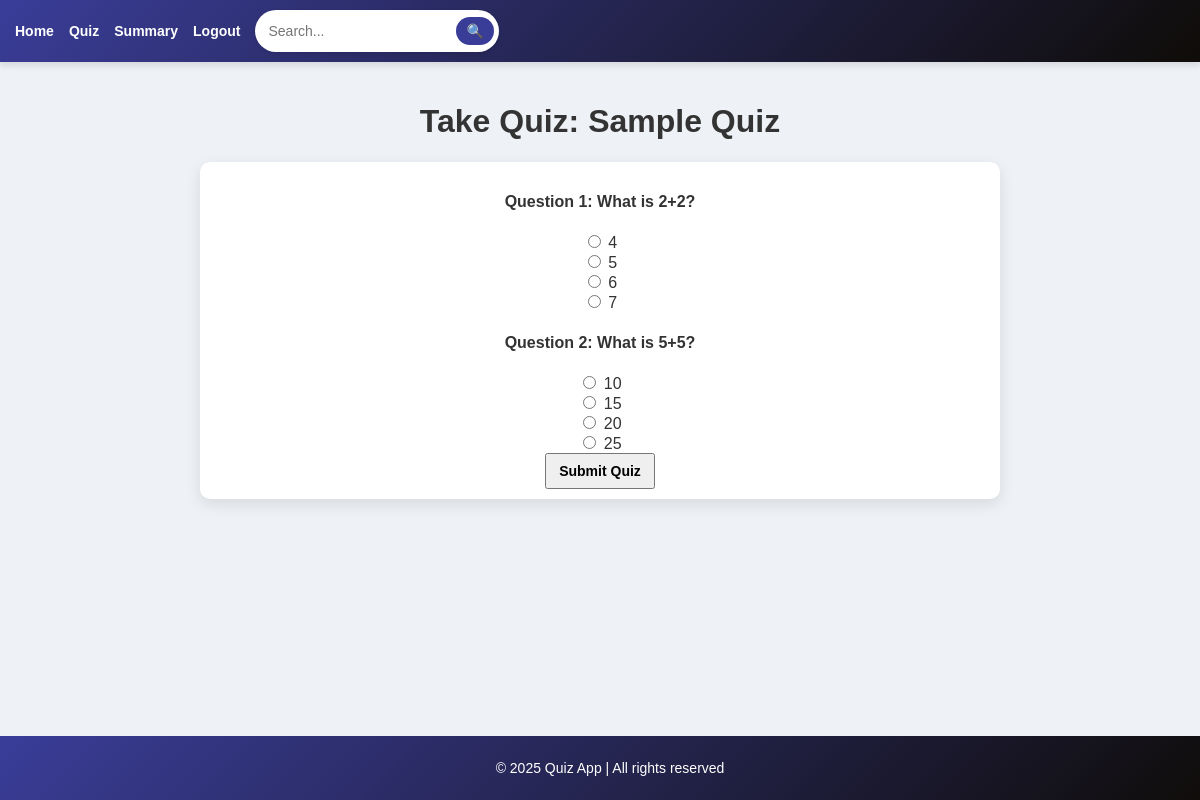
Page /take_quiz/1 on the earlier database version.
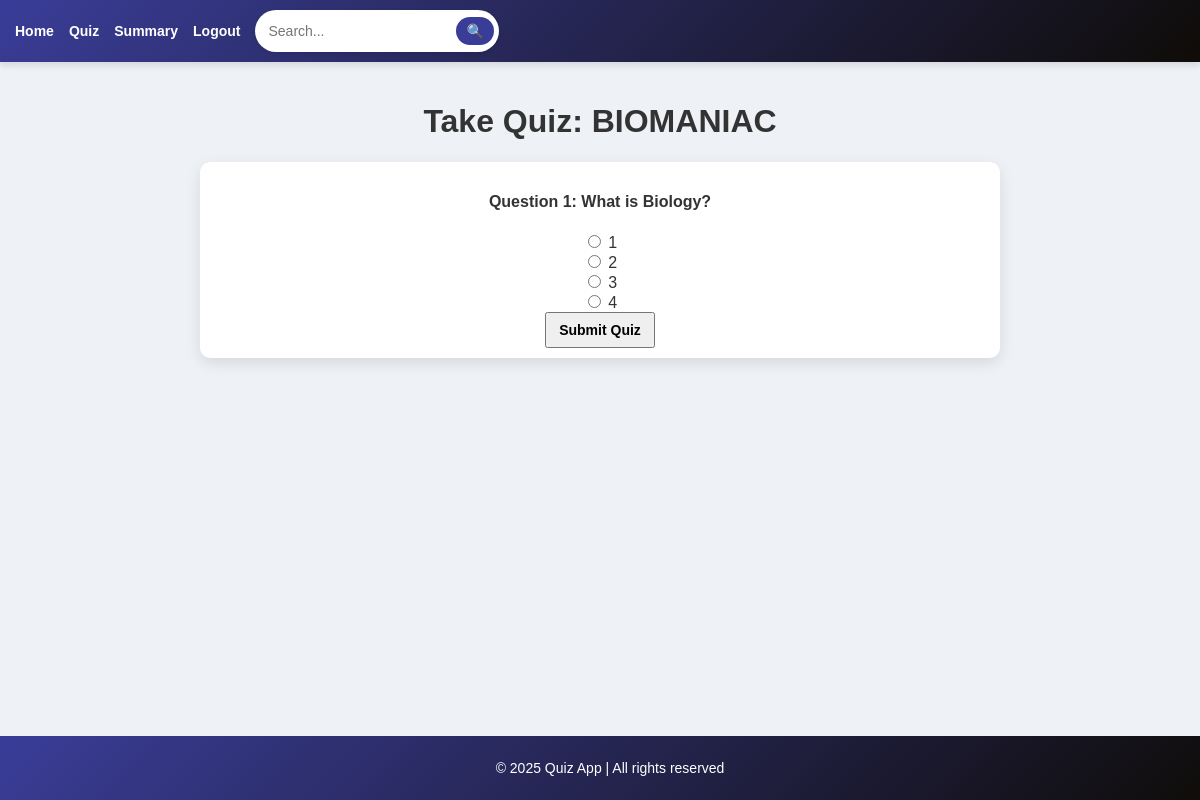
Same page on the later database version.
### models.py (models this page shows, shortened)
class Quiz(db.Model):
    __tablename__ = 'quiz'
    id = db.Column(db.Integer, primary_key=True)
    chapter_id = db.Column(db.Integer, db.ForeignKey('chapters.id'), nullable=False)
    name = db.Column(db.String(225), unique=True, nullable=False)
    date_of_quiz = db.Column(db.Date, nullable=True)
    time_duration = db.Column(db.Integer, nullable=True)
    remarks = db.Column(db.String(255), nullable=True)
    chapter = db.relationship('Chapter', back_populates='quizzes')
    scores = db.relationship('Score', backref='quiz', lazy=True)

class Question(db.Model):
    __tablename__ = 'questions'
    id = db.Column(db.Integer, primary_key=True)
    question_statement = db.Column(db.String, nullable=False)
    option1 = db.Column(db.String, nullable=False)
    option2 = db.Column(db.String, nullable=False)
    option3 = db.Column(db.String, nullable=False)
    option4 = db.Column(db.String, nullable=False)
    correct_answer = db.Column(db.String, nullable=False)
    chapter_id = db.Column(db.Integer, db.ForeignKey('chapters.id'), nullable=False)
    chapter = db.relationship("Chapter", back_populates="questions")

### app.py (the view)
@app.route('/take_quiz/<int:quiz_id>', methods=['GET'])
def take_quiz(quiz_id):
    quiz = Quiz.query.get_or_404(quiz_id)
    questions = Question.query.filter_by(chapter_id=quiz.chapter_id).all()
    return render_template('take_quiz.html', quiz=quiz, questions=questions)

### templates/take_quiz.html (shortened to what this page needs)
{% extends 'base.html' %}
{% block content %}
<div class="container">
    <h1 class="text-center">Take Quiz: {{ quiz.name }}</h1>
    <form method="POST" action="{{ url_for('submit_quiz', quiz_id=quiz.id) }}">
        <div class="quiz-questions">
            {% for question in questions %}
                <div class="question">
                    <h4>Question {{ loop.index }}: {{ question.question_statement }}</h4>
                    <div>
                        <input type="radio" name="question_{{ question.id }}" value="{{ question.option1 }}" required> {{ question.option1 }}<br>
                        <input type="radio" name="question_{{ question.id }}" value="{{ question.option2 }}"> {{ question.option2 }}<br>
                        <input type="radio" name="question_{{ question.id }}" value="{{ question.option3 }}"> {{ question.option3 }}<br>
                        <input type="radio" name="question_{{ question.id }}" value="{{ question.option4 }}"> {{ question.option4 }}<br>
                    </div>
                </div>
            {% endfor %}
        </div>
        <button type="submit" class="btn btn-primary">Submit Quiz</button>
    </form>
</div>
{% endblock %}

Differences in the rows shown:
removed Question: question_statement "What is 5+5?", option1 "10", option2 "15", option3 "20", option4 "25"
changed Quiz: name "Sample Quiz" → "BIOMANIAC"
changed Question: question_statement "What is 2+2?" → "What is Biology?"; option1 "4" → "1"; option2 "5" → "2"; option3 "6" → "3"; option4 "7" → "4"
